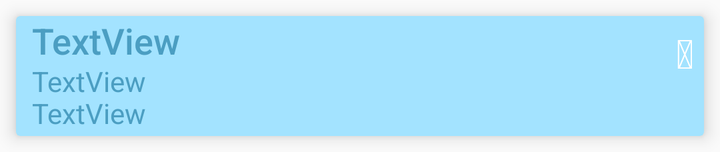
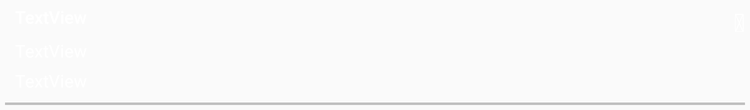

Compare how this app lays out the same screen by default and in its alternative resource folder. The renders come first, then the two layout files and the values they reference.
<!-- AndroidManifest.xml: application theme AppTheme -->
<!-- res/layout/note_list_content.xml -->
<?xml version="1.0" encoding="utf-8"?>
<android.support.v7.widget.CardView xmlns:android="http://schemas.android.com/apk/res/android"
    xmlns:app="http://schemas.android.com/apk/res-auto"
    xmlns:card_view="http://schemas.android.com/apk/res-auto"
    xmlns:tools="http://schemas.android.com/tools"
    android:id="@+id/card_view"
    android:layout_width="match_parent"
    android:layout_height="wrap_content"
    android:layout_margin="8dp"
    card_view:cardElevation="5dp"
    app:cardBackgroundColor="@color/color1">

    <TextView
        android:id="@+id/NoteTitle"
        android:layout_width="300dp"
        android:layout_height="wrap_content"
        android:layout_marginLeft="8dp"
        android:text="TextView"
        android:textAppearance="@style/TextAppearance.AppCompat.Body2"
        tools:text="@tools:sample/lorem"
        android:textColor="@color/color5"
        android:textSize="18sp"/>

    <TextView
        android:id="@+id/lockedIcon"
        android:layout_width="wrap_content"
        android:layout_height="wrap_content"
        android:layout_gravity="top|right"
        android:layout_marginStart="8dp"
        android:layout_marginTop="5dp"
        android:layout_marginEnd="5dp"
        android:fontFamily="@font/fasolid900"
        android:text="\uf023"
        android:textSize="20sp"/>

    <TextView
        android:id="@+id/unlockedIcon"
        android:layout_width="wrap_content"
        android:layout_height="wrap_content"
        android:layout_gravity="top|right"
        android:layout_marginStart="8dp"
        android:layout_marginTop="5dp"
        android:layout_marginEnd="5dp"
        android:fontFamily="@font/fasolid900"
        android:text="\uf3c1"
        android:textSize="20sp"
        tools:visibility="visible" />


    <LinearLayout
        android:layout_width="match_parent"
        android:layout_height="match_parent"
        android:layout_marginTop="23dp"
        android:layout_marginLeft="8dp"
        android:layout_marginBottom="5dp"
        android:gravity="bottom"
        android:orientation="vertical">

        <TextView
            android:id="@+id/CreatedDate"
            android:layout_width="wrap_content"
            android:layout_height="?android:attr/listPreferredItemPaddingLeft"
            android:text="TextView"
            tools:text="@tools:sample/date/ddmmyy"
            android:textColor="@color/color5"/>

        <TextView
            android:id="@+id/LastEditedDate"
            android:layout_width="wrap_content"
            android:layout_height="?android:attr/listPreferredItemPaddingLeft"
            android:text="TextView"
            tools:text="@tools:sample/date/ddmmyy"
            android:textColor="@color/color5"/>
    </LinearLayout>

</android.support.v7.widget.CardView>
<!-- resources referenced by this layout -->
<resources>
  <color name="color1">#a3e3ff</color>
  <color name="color5">#4b9ec2</color>
  <style name="AppTheme" parent="Theme.AppCompat.Light.NoActionBar">
          
          <item name="colorPrimary">@color/color3</item>
          <item name="colorPrimaryDark">@color/color4</item>
          <item name="colorAccent">@color/color2</item>
          <item name="android:textColorSecondary">@color/white</item>
          <item name="android:textColor">@color/white</item>
          <item name="android:textColorPrimary">@color/white</item>
      </style>
  <color name="color3">#4eb8e6</color>
  <color name="color4">#29a6db</color>
  <color name="color2">#78cdf2</color>
  <color name="white">#FFFFFF</color>
</resources>
<!-- res/layout-sw600dp/note_list_content.xml (the repository's variant of the layout above) -->
<!-- drawn on a 7-inch tablet held upright -->
<?xml version="1.0" encoding="utf-8"?>
<FrameLayout xmlns:android="http://schemas.android.com/apk/res/android"
    xmlns:app="http://schemas.android.com/apk/res-auto"
    xmlns:tools="http://schemas.android.com/tools"
    android:layout_width="match_parent"
    android:layout_height="80dp"
    android:layout_margin="@dimen/recycler_layout_spacing">

    <TextView
        android:id="@+id/NoteTitle"
        android:layout_width="300dp"
        android:layout_height="wrap_content"
        android:layout_marginLeft="8dp"
        android:text="TextView"
        android:textAppearance="@style/TextAppearance.AppCompat.Body2"
        tools:text="@tools:sample/lorem" />

    <TextView
        android:id="@+id/lockedIcon"
        android:layout_width="wrap_content"
        android:layout_height="wrap_content"
        android:layout_gravity="top|right"
        android:layout_marginStart="8dp"
        android:fontFamily="@font/fasolid900"
        android:text="\uf023"
        android:textSize="20sp" />

    <TextView
        android:id="@+id/unlockedIcon"
        android:layout_width="wrap_content"
        android:layout_height="wrap_content"
        android:layout_gravity="top|right"
        android:layout_marginStart="8dp"
        android:fontFamily="@font/fasolid900"
        android:text="\uf3c1"
        android:textSize="20sp"
        tools:visibility="visible" />


    <LinearLayout
        android:layout_width="match_parent"
        android:layout_height="match_parent"
        android:layout_marginLeft="8dp"
        android:layout_marginBottom="5dp"
        android:gravity="bottom"
        android:orientation="vertical">

        <TextView
            android:id="@+id/CreatedDate"
            android:layout_width="wrap_content"
            android:layout_height="?android:attr/listPreferredItemPaddingLeft"
            android:text="TextView"
            tools:text="@tools:sample/date/ddmmyy" />
        <TextView
            android:id="@+id/LastEditedDate"
            android:layout_width="wrap_content"
            android:layout_height="?android:attr/listPreferredItemPaddingLeft"
            android:text="TextView"
            tools:text="@tools:sample/date/ddmmyy" />
    </LinearLayout>


    <View
        android:layout_width="fill_parent"
        android:layout_height="2dp"
        android:background="#c0c0c0"
        android:layout_gravity="bottom"/>


</FrameLayout>
<!-- resources referenced by the variant -->
<!-- as a 7-inch tablet held upright resolves them -->
<resources>
  <dimen name="recycler_layout_spacing">4dp</dimen>
  <style name="AppTheme" parent="Theme.AppCompat.Light.NoActionBar">
          
          <item name="colorPrimary">@color/color3</item>
          <item name="colorPrimaryDark">@color/color4</item>
          <item name="colorAccent">@color/color2</item>
          <item name="android:textColorSecondary">@color/white</item>
          <item name="android:textColor">@color/white</item>
          <item name="android:textColorPrimary">@color/white</item>
      </style>
  <color name="color3">#4eb8e6</color>
  <color name="color4">#29a6db</color>
  <color name="color2">#78cdf2</color>
  <color name="white">#FFFFFF</color>
</resources>
